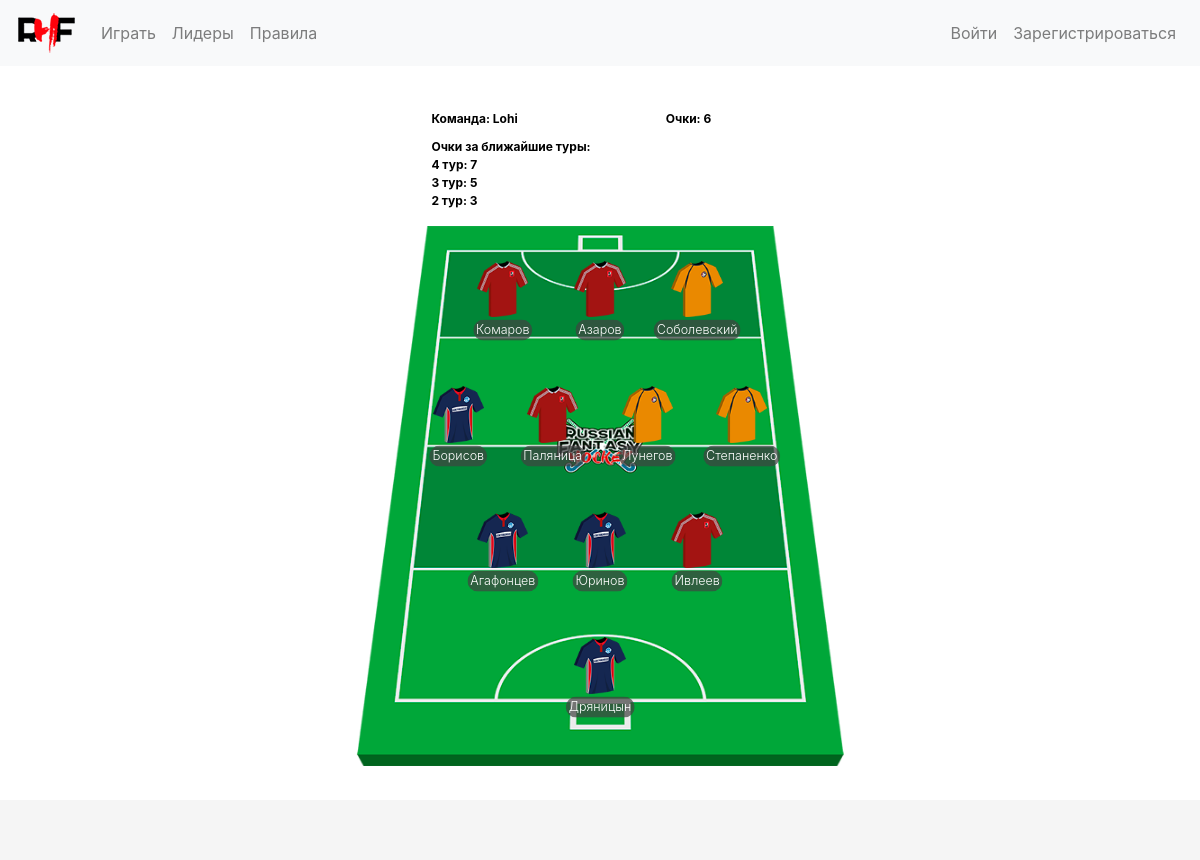
The page /users_team/1/ on the database its author committed.
### accounts/models.py (models this page shows, shortened)
class Profile(models.Model):
    user_id = models.OneToOneField(User, on_delete=models.CASCADE, primary_key=True)
    team_name = models.CharField(max_length=30, null=True, blank=True)
    budget = models.FloatField(default=DEFAULT_BUDGET)
    changes_count = models.PositiveIntegerField(default=0)
    refresh_changes = models.BooleanField(editable=False, default=False)
    points = models.PositiveIntegerField(default=0, blank=False, null=False)

### players/models.py (models this page shows, shortened)
class Player(models.Model):
    club = models.ForeignKey(Club)
    surname = models.CharField(max_length=100, blank=False, null=False)
    name = models.CharField(max_length=100, blank=False, null=False)
    GOALKEEPER = 'GK'
    DEFENDER = 'DE'
    MIDFIELDER = 'MF'
    FORWARD = 'FW'
    POSITION_CHOICES = (
        (GOALKEEPER, 'GOALKEEPER'),
        (DEFENDER, 'DEFENDER'),
        (MIDFIELDER, 'MIDFIELDER'),
        (FORWARD, 'FORWARD')
    )
    position = models.CharField(max_length=2, choices=POSITION_CHOICES, blank=False, null=False)
    price = models.FloatField(blank=False, null=False)
    points = models.IntegerField(blank=False, null=False, default=0, editable=False)

### fantasy_hockey/views.py (the view)
# urls.py: url(r'^users_team/(?P<user_id>\d+)/$', views.render_user_team),
def render_user_team(request, user_id):
    profile = Profile.objects.get(pk=user_id)
    user = User.objects.get(pk=user_id)
    team_instances = Team.objects.filter(user_id=profile, tour_number_end__isnull=True)
    team = {'GK': [], 'DE': [], 'MF': [], 'FW': []}
    last_3_results = players.get_results_of_3_last_tours(user)
    if len(team_instances) == 11:
        for instance in team_instances:
            instance.player_id.tshirt = choose_tshirt(instance.player_id)
            team[instance.player_id.position].append(instance.player_id)
        return render(request, 'users_team.html', context={'team': team, 'name': profile.team_name, 'points': profile.points, 'results': last_3_results})
    else:
        return HttpResponseNotFound(f'<h1>У такого пользователя нет команды, или что-то пошло не так...</h1>')

### fantasy_hockey/views.py (called while the page is built)
def choose_tshirt(player_id):
    if player_id.club.name == 'Динамо-Строитель':
        return 'images/play/1_shirt_DS.png'
    elif player_id.club.name == 'Динамо-Электросталь':
        return 'images/play/2_shirt_DE.png'
    elif player_id.club.name == 'Динамо-Казань':
        return 'images/play/3_shirt_DK.png'
    elif player_id.club.name == 'Динамо-ЦОП':
        return 'images/play/4_shirt_DCOP.png'
    elif player_id.club.name == 'Тана':
        return 'images/play/6_shirt_TANA.png'
    elif player_id.club.name == 'СПБ УОР2':
        return 'images/play/5_shirt_SPB.png'
    elif player_id.club.name == 'Волна':
        return 'images/play/7_shirt_VOLNA.png'

### players/views.py (called while the page is built)
def get_results_of_3_last_tours(user):
    dict_to_return = dict()
    profile = Profile.objects.get(user_id=user)
    last_3_tours_result = Result_Profiles.objects.filter(tour_number__season=YEAR, user_id=profile).order_by('-id')[:3]
    for instance in last_3_tours_result:
        dict_to_return[instance.tour_number.number] = instance.points
    return dict_to_return

### templates/users_team.html (shortened to what this page needs)
{% extends "base.html" %}
{% block content %}
{% load staticfiles%}
<div class="container">
    <div class="row justify-content-center">
        <div class="col-12 col-lg-6" style="margin-bottom: 3%; margin-top: 3%;">
            <div class="row name-and-points-for-users-team">
                <div class="col-6">
                    <p id="user_name">Команда: {{ name }}</p>
                </div>
                <div class="col-6">
                    <p id="points">Очки: {{ points }}</p>
                </div>
                {% if results %}
                    <div class="col-6">
                        <ul id="last_3_result">
                        Очки за ближайшие туры:
                        {% for key, value in results.items %}
                            <li>{{ key }} тур: {{ value }}</li>
                        {% endfor %}
                        </ul>
                    </div>
                {% endif %}
            </div>
            <div class="field_wrapper">
                <img class="field" src="{% static 'images/play/field.png' %}" alt="field">
                <div class="field_div">
                    <div class="forward zone">
                        {% for player in team.FW %}
                            <div class="player disabled">
                                <img class="player_image" src="{% static '' %}{{ player.tshirt }}" alt="player_image">
                                <p class="font-weight-light player_sign">{{ player.surname }}</p>
                            </div>
                        {% endfor %}
                    </div>
                    <div class="midfielder zone">
                        {% for player in team.MF %}
                            <div class="player disabled">
                                <img class="player_image" src="{% static '' %}{{ player.tshirt }}" alt="player_image">
                                <p class="font-weight-light player_sign">{{ player.surname }}</p>
                            </div>
                        {% endfor %}
                    </div>
                    <div class="defender zone">
                        {% for player in team.DE %}
                            <div class="player disabled">
                                <img class="player_image" src="{% static '' %}{{ player.tshirt }}" alt="player_image">
                                <p class="font-weight-light player_sign">{{ player.surname }}</p>
                            </div>
                        {% endfor %}
                    </div>
                    <div class="goalkeeper zone">
                        <div class="player disabled">
                            <img class="player_image" src="{% static '' %}{{ team.GK.0.tshirt }}" alt="player_image">
                            <p class="font-weight-light player_sign">{{ team.GK.0.surname }}</p>
                        </div>
                    </div>
                </div>
            </div>
        </div>
    </div>
</div>
{% endblock %}

### templates/base.html (shortened to what this page needs)
<!DOCTYPE html>
{% load staticfiles %}
<html lang="en">
<head>
    <link rel="stylesheet" href="https://stackpath.bootstrapcdn.com/bootstrap/4.1.3/css/bootstrap.min.css">
    <link rel="stylesheet" href="{% static 'css/master.css' %}">
    <link rel="stylesheet" href="https://use.fontawesome.com/releases/v5.7.2/css/all.css">
</head>
<body>
    <nav class="navbar navbar-expand-sm navbar-light bg-light">
        <a class="navbar-brand" href="{% url 'home' %}"><img src="{% static 'images/logo_hat.png' %}" alt="logo"></a>
        <div class="collapse navbar-collapse" id="navbarSupportedContent">
            <ul class="navbar-nav mr-auto">
                <li class="nav-item">
                    <a class="nav-link" href="{% url 'accounts:conditions' %}">Играть</a>
                </li>
                <li class="nav-item">
                    <a class="nav-link" href="{% url 'leaders' %}">Лидеры</a>
                </li>
                <li class="nav-item">
                    <a class="nav-link" href="{% url 'rules' %}">Правила</a>
                </li>
            </ul>
            {% if user.is_authenticated %}
            <ul class="navbar-nav mr-right">
                <li class="nav-item">
                    <a class="nav-link" href="{% url 'accounts:change_password' %}">Сменить пароль</a>
                </li>
                <li class="nav-item">
                    <a class="nav-link" href="{% url 'accounts:logout' %}">Выход</a>
                </li>
            </ul>
            {% else %}
            <ul class="navbar-nav mr-right">
                <li class="nav-item">
                    <a class="nav-link" href="{% url 'accounts:login' %}">Войти</a>
                </li>
                <li class="nav-item">
                    <a class="nav-link" href="{% url 'accounts:signup' %}">Зарегистрироваться</a>
                </li>
            </ul>
            {% endif %}
        </div>
    </nav>
    {% block content %}
    {% endblock %}
    <div class="footer">
    </div>
</body>
</html>

### static/css/master.css (style rules this page uses)
body { margin-bottom: 60px; }
.footer { position: fixed; bottom: 0; width: 100%; height: 60px; background-color: #f5f5f5; }
p { color: gray; margin-top: 10px; margin-bottom: 10px; }
.field { width: 100%; }
.player { flex: 1 0; height: 100%; width: 100%; position: relative; }
.field_div { position: absolute; top: 0; bottom: 0; left: 0; right: 0; display: flex; flex-direction: column; padding-bottom: 7%; }
.zone { flex: 1 0; position: relative; display: flex; flex-direction: row; justify-content: center; align-content: center; align-items: center; }
.player_image { height: 45%; width: auto; position: absolute; margin: auto; top: 0; left: 0; right: 0; bottom: 0; cursor: pointer; }
.forward { margin-left: 23%; margin-right: 23%; }
.midfielder { margin-left: 15%; margin-right: 15%; }
.defender { margin-left: 23%; margin-right: 23%; }
.field_wrapper { position: relative; }
.player_sign { position: relative; float: left; left: 50%; transform: translate(-50%, -50%); color: white; border: 1px solid rgba(66, 66, 66, 0); border-radius: 12px; background: rgba(66, 66, 66, 0.7); padding-left: 2px; padding-right: 2px; cursor: pointer; white-space: nowrap; }
.disabled .player_sign { cursor: default; }
.disabled .player_image { cursor: default; }
#budget, #changes, #deadline, #deadline_end, #tour, #tour_name, #user_name, #points { font-size: 0.75rem; font-weight: bold; color: black; }
.name-and-points-for-users-team { margin-left: 16%; }
#last_3_result { list-style-type: none; padding-left: 0; font-size: 0.75rem; font-weight: bold; color: black; }

### rows shown on the page
Profile: team_name "Lohi"
Player: surname "Комаров"
Player: surname "Азаров"
Player: shows a picture, surname "Соболевский"
Player: shows a picture, surname "Борисов"
Player: shows a picture, surname "Паляница"
Player: surname "Лунегов"
Player: surname "Степаненко"
Player: surname "Агафонцев"
Player: surname "Юринов"
Player: shows a picture, surname "Ивлеев"
Player: GK.0.surname "Дряницын"

### other values the page prints
{{ points }} "6"
{{ key }} "4" "3" "2"
{{ value }} "7" "5" "3"
